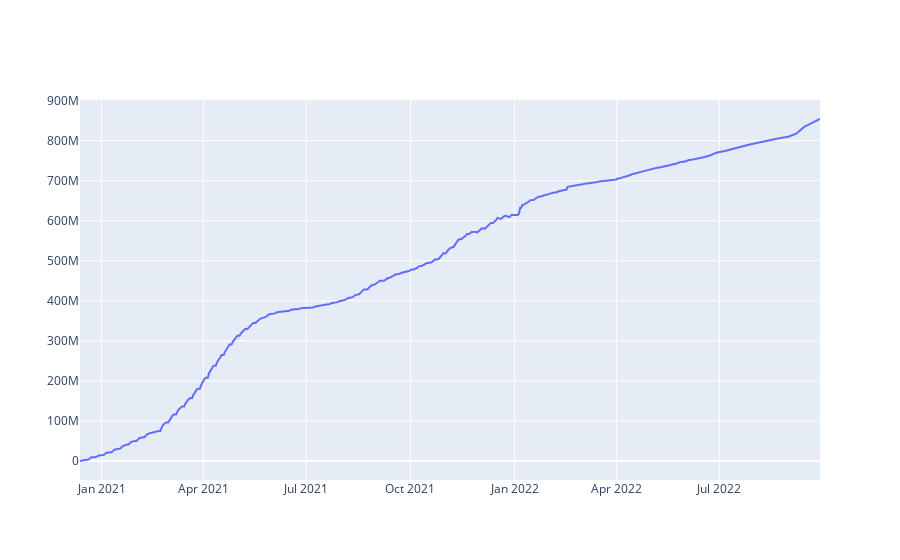

Here is the notebook cell this chart was saved with:
### Markdown cell above
# USA Vaccine Roll Out

### Code cell
fig = go.Figure()

fig.add_trace(go.Scatter(x=df_usa['Date'], y=df_usa['Distributed'], mode='lines', name='USA - Vaccine Rollout over time'))

### Figure 1 — Plotly figure (JSON) as saved in the notebook; plotly's stock layout.template omitted (floating-point values rounded to 4 significant figures; data arrays with more than 128 entries replaced by an {"elided": "..."} marker saying what was removed)
{"data": [{"mode": "lines", "name": "USA - Vaccine Rollout over time", "type": "scatter", "x": {"elided": "566 str values"}, "y": {"elided": "566 int values"}}], "layout": {}}
